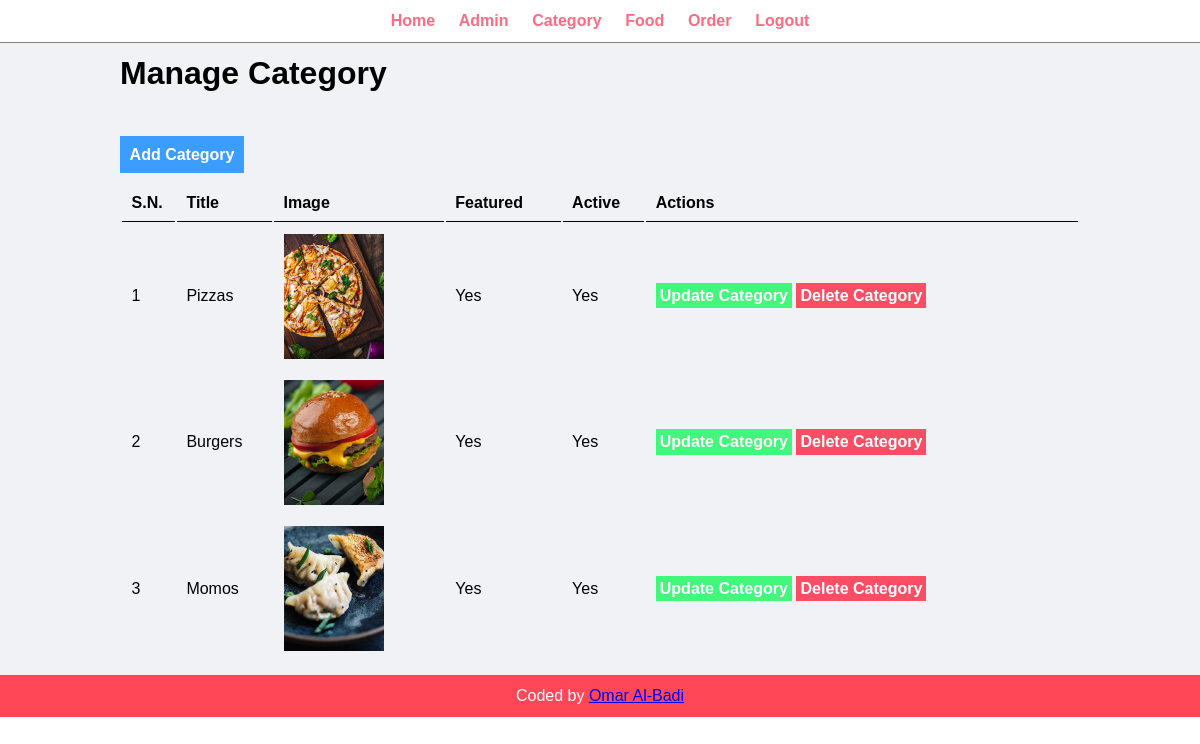
The app's page /admin/manage-category.php (signed in) with its own data.
### tables this page shows
CREATE TABLE `tbl_category` (
  `id` int(10) UNSIGNED NOT NULL,
  `title` varchar(100) NOT NULL,
  `image_name` varchar(255) DEFAULT NULL,
  `featured` varchar(10) NOT NULL,
  `active` varchar(10) NOT NULL
);

### admin/manage-category.php (the view, shortened to what this page needs)
<?php include('partials/menu.php'); ?>
<div class = "main-content">
    <div class = "wrapper">
    <h1>Manage Category</h1> <br><br>
    ?> <br>
    <a href = "<?php echo SITEURL; ?>admin/add-category.php" class = "btn-primary">Add Category</a> <br><br>
    <table class = "tbl-full">
        <tr>
            <th>S.N.</th>
            <th>Title</th>
            <th>Image</th>
            <th>Featured</th>
            <th>Active</th>
            <th>Actions</th>
        </tr>
        <?php
            $sql = "SELECT * FROM tbl_category";
            $res = mysqli_query($connect, $sql);
            $sn = 1;
            $count = mysqli_num_rows($res);
            if ($count > 0)
            {
                while($row = mysqli_fetch_assoc($res))
                {
                    $id = $row['id'];
                    $title = $row['title'];
                    $image_name = $row['image_name'];
                    $featured = $row['featured'];
                    $active = $row['active'];
        ?>
                    <tr>
                        <td><?php echo $sn++ ?></td>
                        <td><?php echo $title; ?></td>
                        <td>
                            <?php
                                 if($image_name != "")
                                 {
                            ?>
                                     <img src = "<?php echo SITEURL; ?>images/category/<?php echo $image_name; ?>" width = "100px">
                                     <?php
                                 }
                                 else
                                 {
                                     echo "<div class = 'error'>Image not added.</div>";
                                 }
                                    ?>
                        </td>
                        <td><?php echo $featured; ?></td>
                        <td><?php echo $active; ?></td>
                        <td>
                        <a href = "<?php echo SITEURL; ?>admin/update-category.php?id=<?php echo $id; ?>" class = "btn-secondary">Update Category</a>
                        <a href = "<?php echo SITEURL; ?>admin/delete-category.php?id=<?php echo $id; ?>&image_name=<?php echo $image_name; ?>" class = "btn-danger">Delete Category</a>
                        </td>
                    </tr>
                    <?php
                }
            }
            else
            {
                    ?>
                <tr>
                    <td colspan = "6"><div class = "error">No Category Added.</div></td>
                </tr>
                <?php
            }
                ?>
    </table>
    </div>
</div>
<?php include('partials/footer.php'); ?>

### admin/partials/menu.php (shortened to what this page needs)
<html>
    <head>
        <link rel = "stylesheet" href = "../css/admin.css">
    </head>
    <body>
        <div class = "menu text-center">
            <div class = "wrapper">
                <ul>
                    <li><a href = "index.php">Home</a></li>
                    <li><a href = "manage-admin.php">Admin</a></li>
                    <li><a href = "manage-category.php">Category</a></li>
                    <li><a href = "manage-food.php">Food</a></li>
                    <li><a href = "manage-order.php">Order</a></li>
                    <li><a href = "logout.php">Logout</a></li>
                </ul>
            </div>
        </div>
    </body>

### admin/partials/footer.php
        <div class = "footer">
        <div class = "wrapper">
            <p class = "text-center">Coded by <a href="https://www.linkedin.com/in/omar-al-badi/"> Omar Al-Badi </a></p>
            </div>
        </div>
    </body>
</html>

### css/admin.css (style rules this page uses)
* { margin: 0; padding: 0; font-family: Arial, Helvetica, sans-serif; }
.wrapper { padding: 1%; width: 80%; margin: 0 auto; }
.text-center { text-align: center; }
.tbl-full { width: 100%; }
table tr th { border-bottom: 1px solid black; padding: 1%; text-align: left; }
table tr td { padding: 1%; }
.btn-primary { background-color: #3b9dff; padding: 1%; color: white; text-decoration: none; font-weight: bold; }
.btn-secondary { background-color: #42f77b; padding: 1%; color: white; text-decoration: none; font-weight: bold; }
.btn-danger { background-color: #fb4e65; padding: 1%; color: white; text-decoration: none; font-weight: bold; }
.menu { border-bottom: 1px solid grey; }
.menu ul { list-style-type: none; }
.menu ul li { display: inline; padding: 1%; }
.menu ul li a { text-decoration: none; font-weight: bold; color: #ff6b81; }
.main-content { background-color: #f1f2f6; }
.footer { background-color: #ff4757; color: white; }

### records on screen
tbl_category: title "Pizzas", image_name (picture), featured "Yes", active "Yes"
tbl_category: title "Burgers", image_name (picture), featured "Yes", active "Yes"
tbl_category: title "Momos", image_name (picture), featured "Yes", active "Yes"
